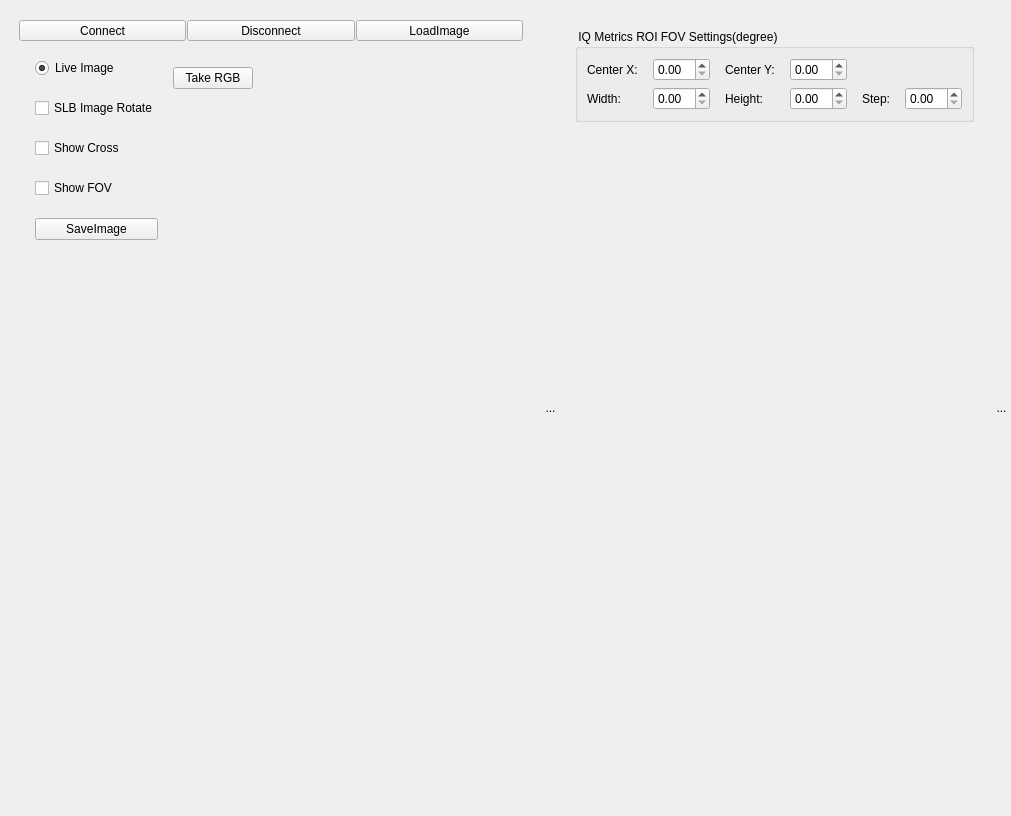
<?xml version="1.0" encoding="UTF-8"?>
<ui version="4.0">
 <class>MeasureWidgetclass</class>
 <widget class="QWidget" name="MeasureWidgetclass">
  <property name="geometry">
   <rect>
    <x>0</x>
    <y>0</y>
    <width>1011</width>
    <height>816</height>
   </rect>
  </property>
  <property name="sizePolicy">
   <sizepolicy hsizetype="Expanding" vsizetype="Expanding">
    <horstretch>0</horstretch>
    <verstretch>0</verstretch>
   </sizepolicy>
  </property>
  <property name="windowTitle">
   <string>Form</string>
  </property>
  <layout class="QHBoxLayout" name="horizontalLayout_4" stretch="1,0,0,0">
   <property name="leftMargin">
    <number>7</number>
   </property>
   <property name="rightMargin">
    <number>0</number>
   </property>
   <item>
    <widget class="QWidget" name="widget1" native="true">
     <property name="sizePolicy">
      <sizepolicy hsizetype="Expanding" vsizetype="Expanding">
       <horstretch>0</horstretch>
       <verstretch>0</verstretch>
      </sizepolicy>
     </property>
     <layout class="QVBoxLayout" name="verticalLayout_2" stretch="0,4">
      <property name="leftMargin">
       <number>12</number>
      </property>
      <property name="rightMargin">
       <number>12</number>
      </property>
      <item>
       <layout class="QHBoxLayout" name="horizontalLayout_3">
        <property name="spacing">
         <number>1</number>
        </property>
        <item>
         <widget class="QToolButton" name="connectCamera">
          <property name="sizePolicy">
           <sizepolicy hsizetype="Expanding" vsizetype="Preferred">
            <horstretch>0</horstretch>
            <verstretch>0</verstretch>
           </sizepolicy>
          </property>
          <property name="contextMenuPolicy">
           <enum>Qt::NoContextMenu</enum>
          </property>
          <property name="toolTip">
           <string>connect camera</string>
          </property>
          <property name="text">
           <string>Connect</string>
          </property>
          <property name="icon">
           <iconset resource="mtfresource.qrc">
            <normaloff>:/image/image/connect.png</normaloff>:/image/image/connect.png</iconset>
          </property>
         </widget>
        </item>
        <item>
         <widget class="QToolButton" name="disconnectCamera">
          <property name="sizePolicy">
           <sizepolicy hsizetype="Expanding" vsizetype="Preferred">
            <horstretch>0</horstretch>
            <verstretch>0</verstretch>
           </sizepolicy>
          </property>
          <property name="toolTip">
           <string>disconnect camera</string>
          </property>
          <property name="layoutDirection">
           <enum>Qt::LeftToRight</enum>
          </property>
          <property name="text">
           <string>Disconnect</string>
          </property>
          <property name="icon">
           <iconset resource="mtfresource.qrc">
            <normaloff>:/image/image/disconnect.png</normaloff>:/image/image/disconnect.png</iconset>
          </property>
         </widget>
        </item>
        <item>
         <widget class="QToolButton" name="loadPictureButton">
          <property name="sizePolicy">
           <sizepolicy hsizetype="Expanding" vsizetype="Preferred">
            <horstretch>0</horstretch>
            <verstretch>0</verstretch>
           </sizepolicy>
          </property>
          <property name="toolTip">
           <string>load image</string>
          </property>
          <property name="layoutDirection">
           <enum>Qt::LeftToRight</enum>
          </property>
          <property name="styleSheet">
           <string notr="true"/>
          </property>
          <property name="text">
           <string>LoadImage</string>
          </property>
          <property name="icon">
           <iconset resource="mtfresource.qrc">
            <normaloff>:/image/image/loadROI.png</normaloff>:/image/image/loadROI.png</iconset>
          </property>
          <property name="iconSize">
           <size>
            <width>20</width>
            <height>20</height>
           </size>
          </property>
         </widget>
        </item>
        <item>
         <layout class="QHBoxLayout" name="horizontalLayout_7"/>
        </item>
       </layout>
      </item>
      <item>
       <widget class="QWidget" name="widget_8" native="true">
        <layout class="QHBoxLayout" name="horizontalLayout_12" stretch="0,0">
         <property name="leftMargin">
          <number>5</number>
         </property>
         <property name="topMargin">
          <number>11</number>
         </property>
         <property name="bottomMargin">
          <number>0</number>
         </property>
         <item>
          <widget class="QWidget" name="widget_9" native="true">
           <property name="layoutDirection">
            <enum>Qt::LeftToRight</enum>
           </property>
           <layout class="QVBoxLayout" name="verticalLayout_7">
            <property name="spacing">
             <number>20</number>
            </property>
            <property name="leftMargin">
             <number>11</number>
            </property>
            <property name="topMargin">
             <number>0</number>
            </property>
            <property name="rightMargin">
             <number>0</number>
            </property>
            <property name="bottomMargin">
             <number>0</number>
            </property>
            <item>
             <widget class="QRadioButton" name="radioBtn_liveImage">
              <property name="text">
               <string>Live Image</string>
              </property>
              <property name="checked">
               <bool>true</bool>
              </property>
             </widget>
            </item>
            <item>
             <widget class="QCheckBox" name="checkBox_SLBImgRotate">
              <property name="text">
               <string>SLB Image Rotate</string>
              </property>
             </widget>
            </item>
            <item>
             <widget class="QCheckBox" name="showCross">
              <property name="layoutDirection">
               <enum>Qt::LeftToRight</enum>
              </property>
              <property name="text">
               <string>Show Cross</string>
              </property>
             </widget>
            </item>
            <item>
             <widget class="QCheckBox" name="showFOV">
              <property name="text">
               <string>Show FOV</string>
              </property>
             </widget>
            </item>
            <item>
             <widget class="QPushButton" name="saveimgbtn">
              <property name="text">
               <string>SaveImage</string>
              </property>
             </widget>
            </item>
            <item>
             <spacer name="verticalSpacer">
              <property name="orientation">
               <enum>Qt::Vertical</enum>
              </property>
              <property name="sizeHint" stdset="0">
               <size>
                <width>20</width>
                <height>40</height>
               </size>
              </property>
             </spacer>
            </item>
           </layout>
          </widget>
         </item>
         <item>
          <widget class="QWidget" name="widget" native="true">
           <property name="minimumSize">
            <size>
             <width>100</width>
             <height>0</height>
            </size>
           </property>
           <layout class="QVBoxLayout" name="verticalLayout">
            <item>
             <widget class="QWidget" name="widget_rgb" native="true">
              <layout class="QHBoxLayout" name="horizontalLayout_5">
               <property name="spacing">
                <number>15</number>
               </property>
               <property name="leftMargin">
                <number>0</number>
               </property>
               <property name="topMargin">
                <number>0</number>
               </property>
               <property name="rightMargin">
                <number>0</number>
               </property>
               <property name="bottomMargin">
                <number>0</number>
               </property>
               <item>
                <widget class="QPushButton" name="btn_takeRGB">
                 <property name="text">
                  <string>Take RGB</string>
                 </property>
                </widget>
               </item>
               <item>
                <widget class="QWidget" name="widget_2" native="true"/>
               </item>
               <item>
                <spacer name="horizontalSpacer">
                 <property name="orientation">
                  <enum>Qt::Horizontal</enum>
                 </property>
                 <property name="sizeHint" stdset="0">
                  <size>
                   <width>676</width>
                   <height>20</height>
                  </size>
                 </property>
                </spacer>
               </item>
              </layout>
             </widget>
            </item>
            <item>
             <widget class="QWidget" name="viewTool" native="true"/>
            </item>
            <item>
             <widget class="CameraViewer" name="viewer" native="true">
              <property name="sizePolicy">
               <sizepolicy hsizetype="Expanding" vsizetype="Expanding">
                <horstretch>0</horstretch>
                <verstretch>0</verstretch>
               </sizepolicy>
              </property>
             </widget>
            </item>
           </layout>
          </widget>
         </item>
        </layout>
       </widget>
      </item>
     </layout>
    </widget>
   </item>
   <item>
    <widget class="QToolButton" name="btn_unfold">
     <property name="styleSheet">
      <string notr="true">QToolButton
{
  border-style: flat;
  background: transparent;
}</string>
     </property>
     <property name="text">
      <string>...</string>
     </property>
     <property name="iconSize">
      <size>
       <width>23</width>
       <height>23</height>
      </size>
     </property>
    </widget>
   </item>
   <item>
    <widget class="QWidget" name="widget2" native="true">
     <property name="minimumSize">
      <size>
       <width>200</width>
       <height>0</height>
      </size>
     </property>
     <layout class="QHBoxLayout" name="horizontalLayout_2">
      <property name="rightMargin">
       <number>12</number>
      </property>
      <property name="bottomMargin">
       <number>0</number>
      </property>
      <item>
       <widget class="QWidget" name="widget_15" native="true">
        <property name="minimumSize">
         <size>
          <width>0</width>
          <height>0</height>
         </size>
        </property>
        <layout class="QVBoxLayout" name="verticalLayout_4">
         <property name="spacing">
          <number>0</number>
         </property>
         <property name="leftMargin">
          <number>0</number>
         </property>
         <property name="rightMargin">
          <number>0</number>
         </property>
         <item>
          <widget class="QGroupBox" name="groupBox">
           <property name="minimumSize">
            <size>
             <width>0</width>
             <height>0</height>
            </size>
           </property>
           <property name="title">
            <string> IQ Metrics ROI FOV Settings(degree)</string>
           </property>
           <layout class="QGridLayout" name="gridLayout" columnstretch="0,1,0,1,0,1">
            <property name="horizontalSpacing">
             <number>15</number>
            </property>
            <item row="0" column="0">
             <widget class="QLabel" name="label">
              <property name="text">
               <string>Center X:</string>
              </property>
             </widget>
            </item>
            <item row="0" column="1">
             <widget class="QDoubleSpinBox" name="doubleSpinBox_fovCenterX"/>
            </item>
            <item row="0" column="2">
             <widget class="QLabel" name="label_2">
              <property name="text">
               <string>Center Y:</string>
              </property>
             </widget>
            </item>
            <item row="0" column="3">
             <widget class="QDoubleSpinBox" name="doubleSpinBox_fovCenterY"/>
            </item>
            <item row="1" column="0">
             <widget class="QLabel" name="label_3">
              <property name="text">
               <string>Width:</string>
              </property>
             </widget>
            </item>
            <item row="1" column="1">
             <widget class="QDoubleSpinBox" name="doubleSpinBox_fovWidthX"/>
            </item>
            <item row="1" column="2">
             <widget class="QLabel" name="label_4">
              <property name="text">
               <string>Height:</string>
              </property>
             </widget>
            </item>
            <item row="1" column="3">
             <widget class="QDoubleSpinBox" name="doubleSpinBox_fovHeightY"/>
            </item>
            <item row="1" column="4">
             <widget class="QLabel" name="label_5">
              <property name="text">
               <string>Step:</string>
              </property>
             </widget>
            </item>
            <item row="1" column="5">
             <widget class="QDoubleSpinBox" name="doubleSpinBox_fovROIStep"/>
            </item>
           </layout>
          </widget>
         </item>
         <item>
          <widget class="QWidget" name="widget_accordion" native="true">
           <property name="sizePolicy">
            <sizepolicy hsizetype="Expanding" vsizetype="Expanding">
             <horstretch>0</horstretch>
             <verstretch>0</verstretch>
            </sizepolicy>
           </property>
           <layout class="QVBoxLayout" name="verticalLayout_3">
            <property name="spacing">
             <number>5</number>
            </property>
            <property name="leftMargin">
             <number>0</number>
            </property>
            <property name="topMargin">
             <number>0</number>
            </property>
            <property name="rightMargin">
             <number>0</number>
            </property>
            <property name="bottomMargin">
             <number>0</number>
            </property>
           </layout>
          </widget>
         </item>
        </layout>
       </widget>
      </item>
     </layout>
    </widget>
   </item>
   <item>
    <widget class="QToolButton" name="btn_fold">
     <property name="styleSheet">
      <string notr="true">QToolButton
{
  border-style: flat;
  background: transparent;
}</string>
     </property>
     <property name="text">
      <string>...</string>
     </property>
     <property name="iconSize">
      <size>
       <width>23</width>
       <height>30</height>
      </size>
     </property>
    </widget>
   </item>
  </layout>
  <action name="calv">
   <property name="checkable">
    <bool>true</bool>
   </property>
   <property name="text">
    <string>cal vertical</string>
   </property>
  </action>
  <action name="calh">
   <property name="checkable">
    <bool>true</bool>
   </property>
   <property name="text">
    <string>cal horizen</string>
   </property>
  </action>
 </widget>
 <customwidgets>
  <customwidget>
   <class>CameraViewer</class>
   <extends>QWidget</extends>
   <header>CameraViewer.h</header>
   <container>1</container>
  </customwidget>
 </customwidgets>
 <resources>
  <include location="mtfresource.qrc"/>
 </resources>
 <connections/>
</ui>
